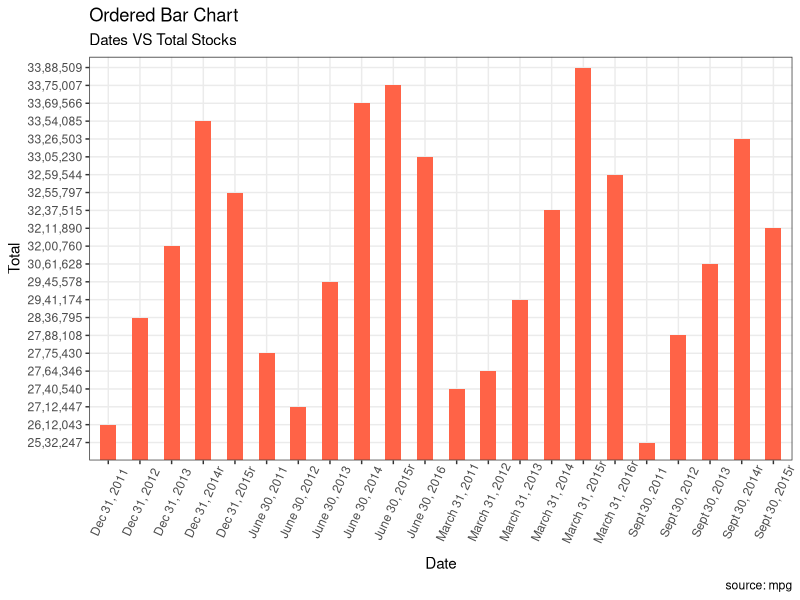
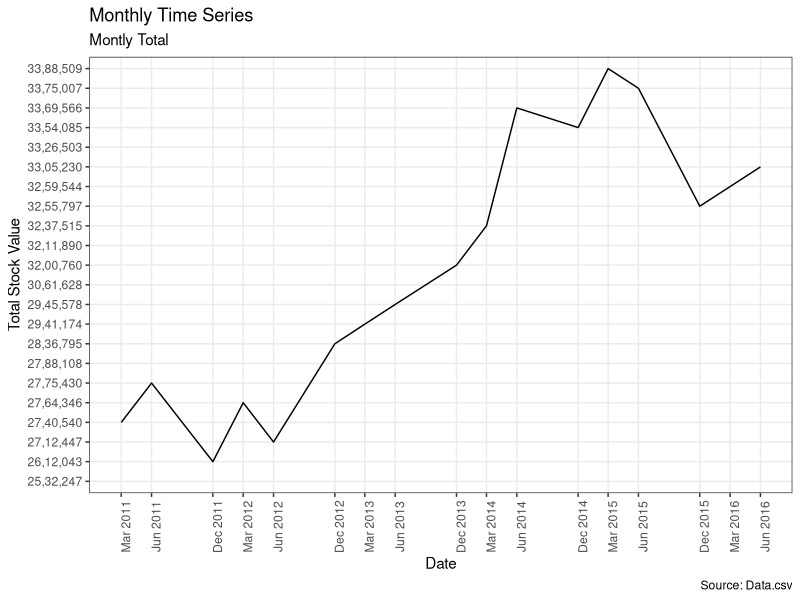

Reproduce these figures in R, in order.
library(ggplot2)
theme_set(theme_bw())

data <- read.csv('data.csv')
head(data)
# Draw plot
ggplot(data, aes(x=Date, y=Total)) + 
  geom_bar(stat="identity", width=.5, fill="tomato") + 
  labs(title="Ordered Bar Chart", 
       subtitle="Dates VS Total Stocks", 
       caption="source: mpg") + 
  theme(axis.text.x = element_text(angle=65, vjust=0.6))

library(ggplot2)
library(lubridate)
theme_set(theme_bw())

# read the CSV file
df <- read.csv("data.csv")
head(df)
# subset the data to include only the required columns
df_m <- df[, c("Date", "Total")]

# convert the date column to a date format and extract the month and year information
df_m$Date <- as.Date(df_m$Date, format = "%B %d, %Y")
lbls <- paste0(month.abb[month(df_m$Date)], " ", lubridate::year(df_m$Date))
brks <- df_m$Date

ggplot(df_m, aes(x=Date, y=Total, group=1)) + 
  geom_line() + 
  labs(title="Monthly Time Series", 
       subtitle="Montly Total",
       caption="Source: Data.csv", 
       y="Total Stock Value") +  # title and caption
  scale_x_date(labels = lbls, 
               breaks = brks) +  # change to monthly ticks and labels
  theme(axis.text.x = element_text(angle = 90, vjust=1),  # rotate x axis text
        panel.grid.minor = element_blank())  # turn off minor grid





